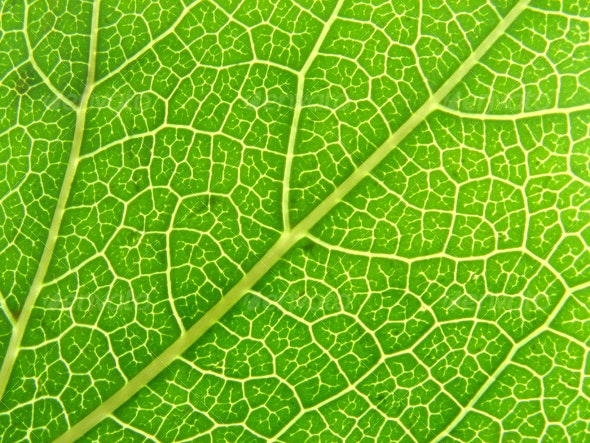
#> input picture images/leaf.jpg, 590 x 443 px
$ jupyter execute 104_Ridge_filters_detect_tube_structure.ipynb
#> lines starting #> are read from the running program, lines starting #| are printed output that depends on the picture
### Ridge filter to detect tube

[cell 1]
from skimage import io, filters, feature
import matplotlib.pyplot as plt
from skimage.color import rgb2gray
import cv2

The function that we need for this lesson

[cell 2]
from skimage.filters import meijering, sato, frangi, hessian

[cell 3]
img = io.imread("images/leaf.jpg")
#> img is the input picture: shape (443, 590, 3); mean R, G, B 117.6, 185, 29
img = rgb2gray(img)
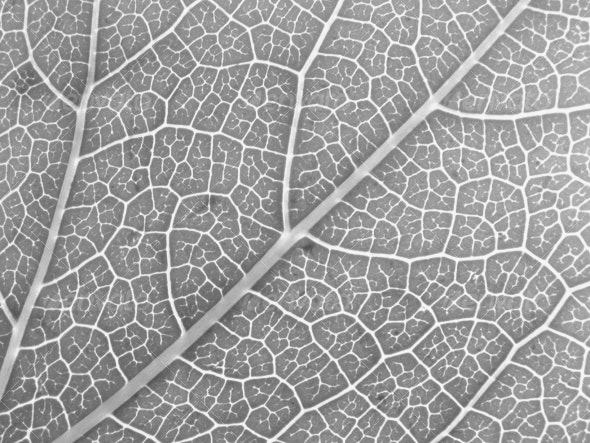
#> img: shape (443, 590) float64; min 0.296, max 0.977, mean 0.625

[cell 4]
meijering_img = meijering(img)
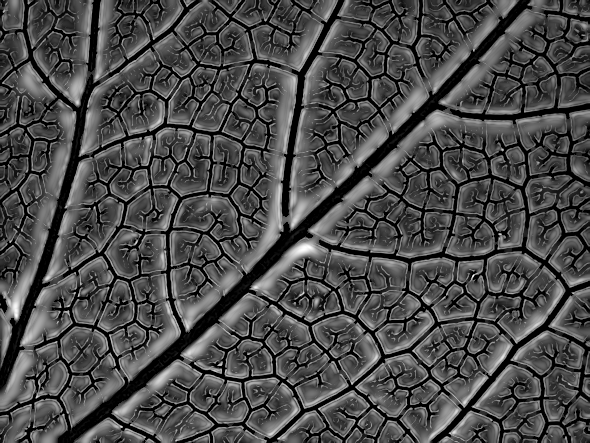
#> meijering_img: shape (443, 590) float64; min 0, max 1, mean 0.295
sato_img = sato(img)
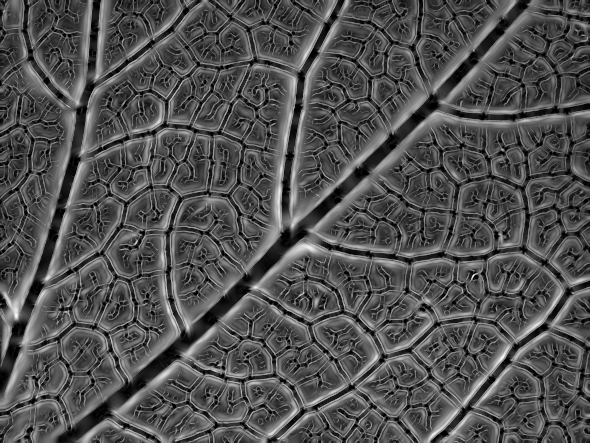
#> sato_img: shape (443, 590) float64; min 0, max 0.135, mean 0.0432; drawn with min black and max white
frangi_img = frangi(img)
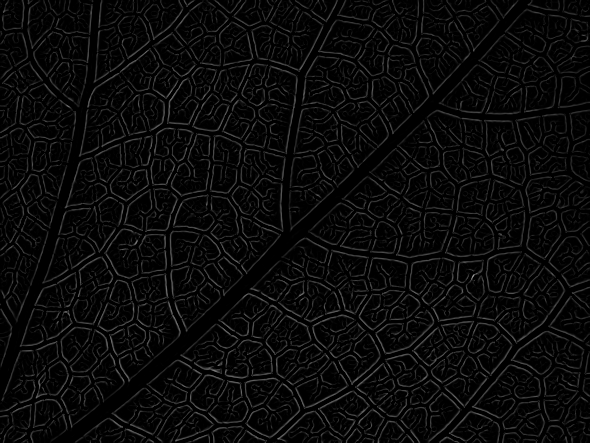
#> frangi_img: shape (443, 590) float64; min 0, max 0.614, mean 0.0416
hessian_img = hessian(img)
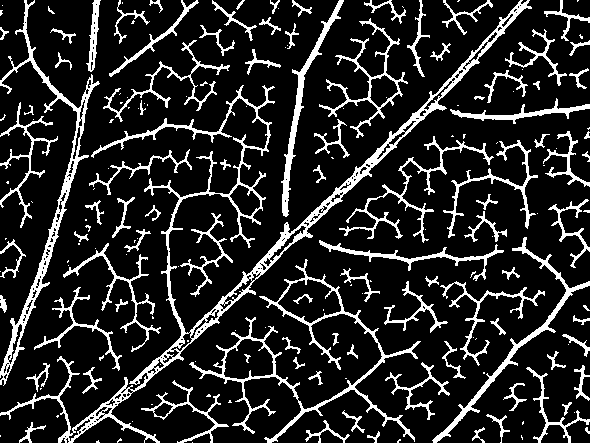
#> hessian_img: shape (443, 590) float64; min 4.06e-313, max 1, mean 0.156

[cell 5]
fig = plt.figure(figsize=(20,20))
ax1 = fig.add_subplot(3,1,1)
ax1.imshow(img, cmap='gray')
ax1.title.set_text("input image")

ax1 = fig.add_subplot(3,2,3)
ax1.imshow(meijering_img, cmap='gray')
ax1.title.set_text("meijering image")

ax1 = fig.add_subplot(3,2,4)
ax1.imshow(sato_img, cmap='gray')
ax1.title.set_text("sato image")

ax1 = fig.add_subplot(3,2,5)
ax1.imshow(frangi_img, cmap='gray')
ax1.title.set_text("frangi image")

ax1 = fig.add_subplot(3,2,6)
ax1.imshow(hessian_img, cmap='gray')
ax1.title.set_text("hessian image")

plt.show()
